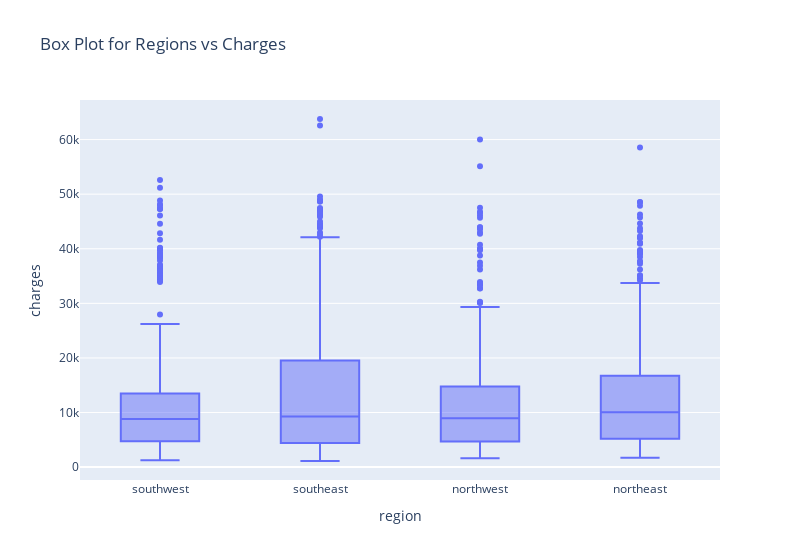

The notebook cell this image was saved under:
### Code cell
fig = px.box(data, x='region', y='charges', title='Box Plot for Regions vs Charges')
fig.show()

### Figure 1 — Plotly figure (JSON) as saved in the notebook; plotly's stock layout.template omitted (floating-point values rounded to 4 significant figures; data arrays with more than 128 entries replaced by an {"elided": "..."} marker saying what was removed)
{"data": [{"alignmentgroup": "True", "hovertemplate": "region=%{x}<br>charges=%{y}<extra></extra>", "legendgroup": "", "marker": {"color": "#636efa"}, "name": "", "notched": false, "offsetgroup": "", "orientation": "v", "showlegend": false, "type": "box", "x": {"elided": "1338 str values"}, "x0": " ", "xaxis": "x", "y": {"elided": "1338 float values"}, "y0": " ", "yaxis": "y"}], "layout": {"boxmode": "group", "legend": {"tracegroupgap": 0}, "title": {"text": "Box Plot for Regions vs Charges"}, "width": 800, "xaxis": {"anchor": "y", "domain": [0, 1], "title": {"text": "region"}}, "yaxis": {"anchor": "x", "domain": [0, 1], "title": {"text": "charges"}}}}
